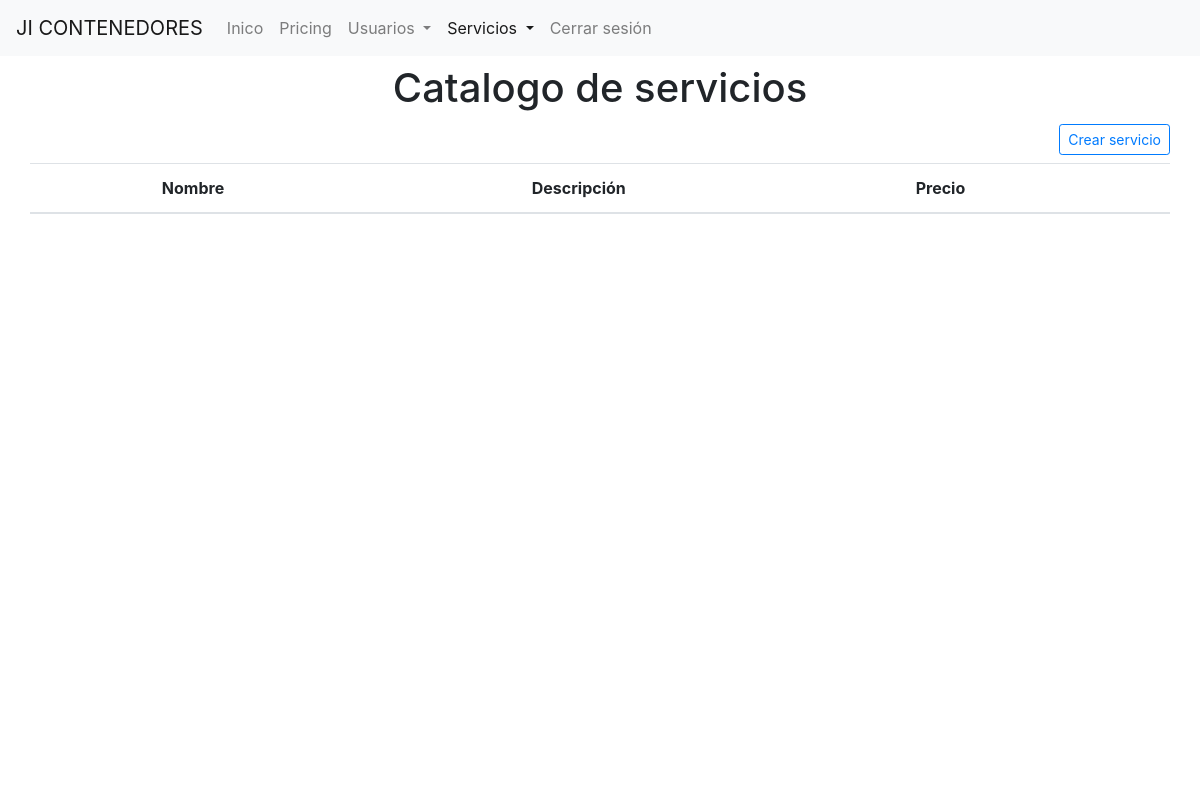
The page /servicios/catalogo (signed in) on the database as committed earlier.
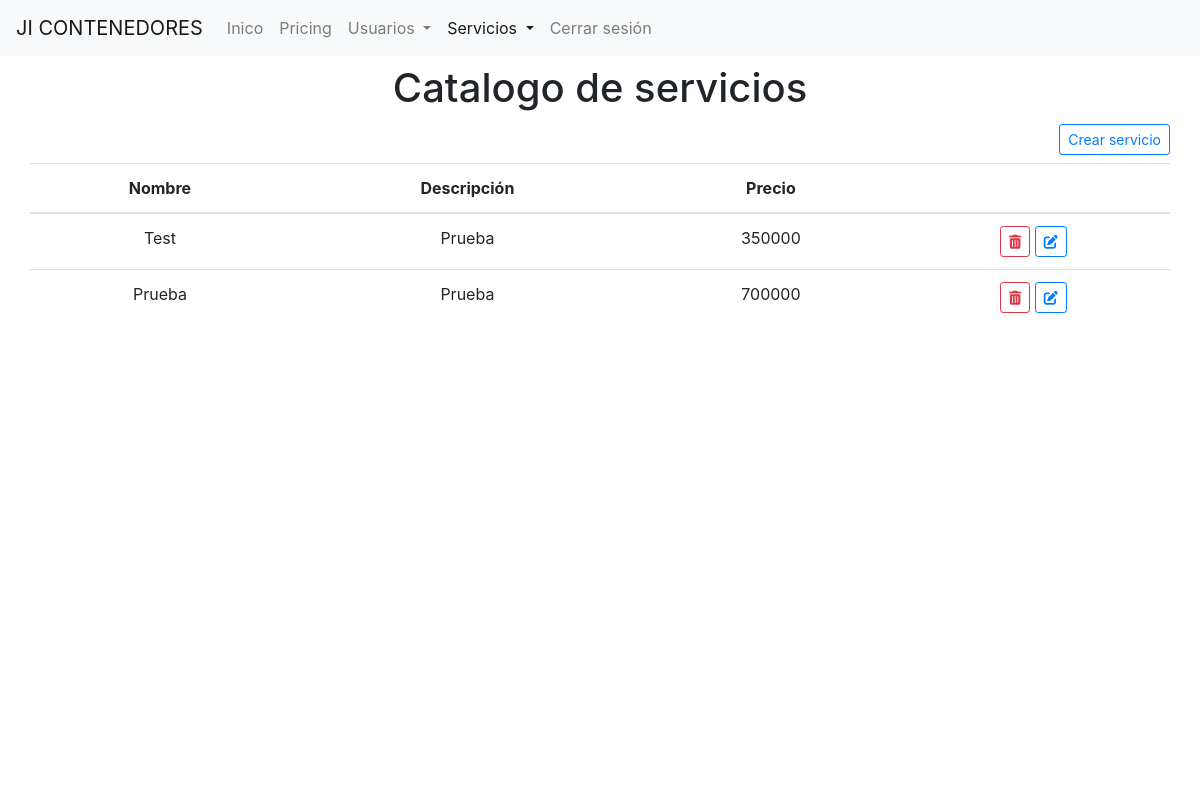
The same page on the database as committed later.
### tables this page shows
CREATE TABLE `servicio` (
  `id` int(11) NOT NULL,
  `nombre` varchar(100) NOT NULL,
  `descripcion` text DEFAULT NULL,
  `precio` int(50) NOT NULL
);

### core/view.php (called while the page is built, shortened)
<?php
    class View{
		function render($view){
			require 'views/'.$view.'.php';
		}
    }

### Controllers/Servicios.controller.php (called while the page is built, shortened)
<?php
    class Servicios extends Controller{
        public function __construct(){
            $this->view->active = 'servicios';
            $this->view->set_title_page('Servicios');
        }
        public function catalogo(){
            $servicio = new Servicio();
            $this->view->catalogo = $servicio->seleccionar_todos();
            $this->view->scripts = [
                'libs/erro.js',
                'libs/peticiones.js',
                'libs/spinner.js',
                'libs/alerta.js',
                'servicios/admin/main.js',
                'servicios/admin/crear.js',
            ];
            $this->view->render('admin/servicios/catalogo');
        }
    }

### index.php (called while the page is built, shortened)
<?php
    require 'core/conection.php';
    require 'core/view.php';
    $app = new App();

### core/conection.php (called while the page is built, shortened)
<?php
    abstract class Connection{
        public function __construct(){
            try {
                $dsn = DB_DRIVER.':host='.DB_HOST.';dbname='. DB_NAME;
                $opciones = [
                    PDO::ATTR_ERRMODE => PDO::ERRMODE_EXCEPTION,
                    PDO::ATTR_EMULATE_PREPARES => false
                ];
                $this->db_connection = new PDO($dsn,DB_USER,DB_PASS,$opciones);
            } catch (PDOException $ex) {
                echo $ex->getMessage();
                die();
            }
        }
    }

### models/Servicio.model.php (called while the page is built, shortened)
<?php
    class Servicio extends Model{
        public function __construct($id = null,$nombre=null,$descripcion=null,$precio = null){
            $this->table = 'servicio';
        }
    }

### core/model.php (called while the page is built, shortened)
<?php
    class Model extends Connection{
        protected $table;
        public function seleccionar_todos(){
            try {
                $slq = $this->db_connection->query('SELECT * FROM '.$this->table);
                $result_set = null;
                while($row  = $slq->fetch(PDO::FETCH_OBJ)){
                    $result_set[] = $row;
                }
                return $result_set;
            } catch (PDOException $ex) {
                echo $ex->getMessage();
                die();
            }
        }
    }

### views/admin/servicios/catalogo.php (the view, shortened to what this page needs)
<?php
    require 'views/layout/head.php';
?>
<div class="container">
    <div class="row justify-content-center mt-2">
        <h1>Catalogo de servicios</h1>
    </div>
    <div class="row mt-1 mb-2 justify-content-end">
        <button class="btn btn-outline-primary btn-sm" data-toggle="modal" data-target="#crear">Crear servicio</a>
    </div>
    <div class="row mt-2 mb-3">
        <table class="table table-hover text-center">
            <thead>
                <tr>
                    <th scope="col">Nombre</th>
                    <th scope="col">Descripción</th>
                    <th scope="col">Precio</th>
                    <th scope="col"></th>
                </tr>
            </thead>
            <tbody id="tbl">
        <?php
            if(!is_null($this->catalogo)){
                foreach ($this->catalogo as $servicio) {
        ?>
                <tr id="<?php echo $servicio->id?>">
                    <td><?php echo $servicio->nombre; ?></td>
                    <td><?php echo $servicio->descripcion; ?></td>
                    <td><?php echo $servicio->precio; ?></td>
                    <td>
                        <button class="btn btn-outline-danger btn-sm" data-id="<?php echo $servicio->id?>" data-toggle="modal" data-target="#eliminar">
                            <i class="fa fa-trash"></i>
                        </button>
                        <a class="btn btn-outline-primary btn-sm" href="<?php echo URL?>/servicios/editar_servicio/<?php echo $servicio->id?>">
                            <i class="fas fa-edit"></i>
                        </a>
                    </td>
                </tr>
        <?php
                }
            }
        ?>
            </tbody>
        </table>
    </div>
</div>
<?php
    require 'views/layout/foot.php';
?>

Rows that differ between the two databases and show on the page:
added servicio: nombre "Test", descripcion "Prueba", precio "350000"
added servicio: nombre "Prueba", descripcion "Prueba", precio "700000"
